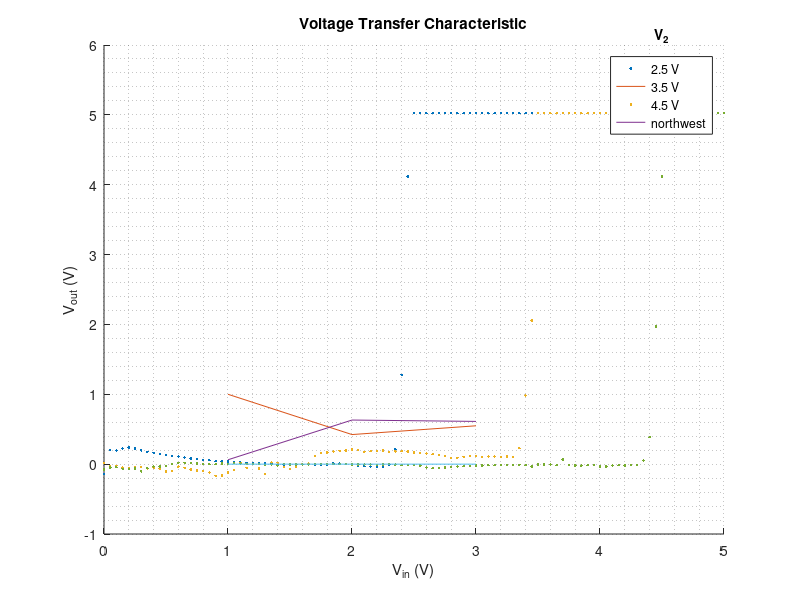

This chart was generated by the following MATLAB code:
clear; clf

% Colors for plots
taupe_gray = [156 151 154]./255;
bittersweet = [255 108 140]./255;
light_sea_green = [16 161 156]./255;
black = [0 0 0]./255;
white = [255 255 255]./255;

load lab6_exp1.mat

hold on; grid minor
plot(exp1_ch1_V_2V5, exp1_ch2_V_2V5, '.', color=bittersweet)
plot(exp1_ch1_V_3V5, exp1_ch2_V_3V5, '.', color=light_sea_green)
plot(exp1_ch1_V_4V5, exp1_ch2_V_4V5, '.', color=black)

title('Voltage Transfer Characteristic')
xlabel('V_{in} (V)')
ylabel('V_{out} (V)')
lgd = legend('2.5 V', '3.5 V', '4.5 V', location='northwest');
title(lgd,'V_2','FontSize', 10)